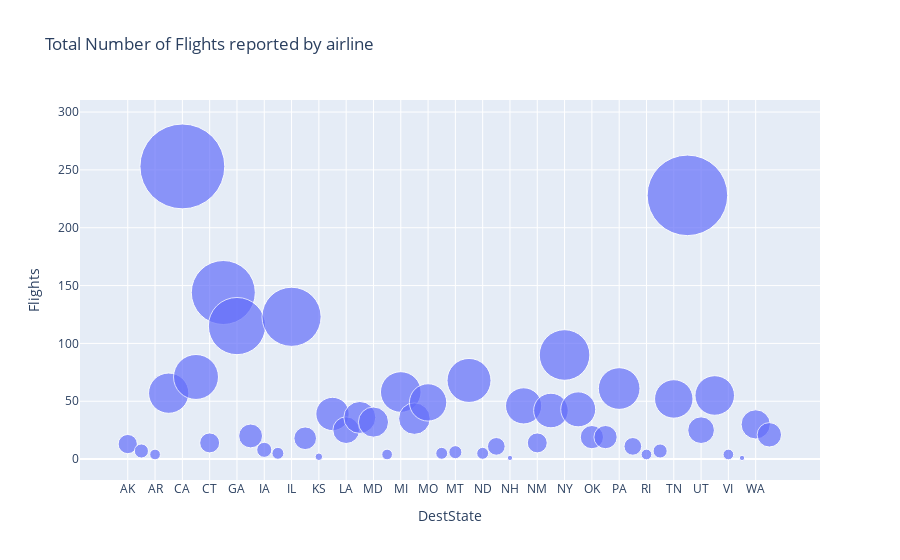

The notebook cell saved with this chart:
### Code cell
fig=px.scatter(bar_data, x='DestState', y='Flights', size='Flights', hover_name='DestState', title='Total Number of Flights reported by airline', size_max=60)
fig.show()

### Figure 1 — Plotly figure (JSON) as saved in the notebook; plotly's stock layout.template omitted (floating-point values rounded to 4 significant figures)
{"data": [{"hovertemplate": "<b>%{hovertext}</b><br><br>DestState=%{x}<br>Flights=%{marker.size}<extra></extra>", "hovertext": ["AK", "AL", "AR", "AZ", "CA", "CO", "CT", "FL", "GA", "HI", "IA", "ID", "IL", "IN", "KS", "KY", "LA", "MA", "MD", "ME", "MI", "MN", "MO", "MS", "MT", "NC", "ND", "NE", "NH", "NJ", "NM", "NV", "NY", "OH", "OK", "OR", "PA", "PR", "RI", "SC", "TN", "TX", "UT", "VA", "VI", "VT", "WA", "WI"], "legendgroup": "", "marker": {"color": "#636efa", "size": [13, 7, 4, 57, 253, 71, 14, 144, 115, 20, 8, 5, 123, 18, 2, 39, 25, 36, 32, 4, 58, 35, 49, 5, 6, 68, 5, 11, 1, 46, 14, 42, 90, 43, 19, 19, 61, 11, 4, 7, 52, 228, 25, 55, 4, 1, 30, 21], "sizemode": "area", "sizeref": 0.07028, "symbol": "circle"}, "mode": "markers", "name": "", "orientation": "v", "showlegend": false, "type": "scatter", "x": ["AK", "AL", "AR", "AZ", "CA", "CO", "CT", "FL", "GA", "HI", "IA", "ID", "IL", "IN", "KS", "KY", "LA", "MA", "MD", "ME", "MI", "MN", "MO", "MS", "MT", "NC", "ND", "NE", "NH", "NJ", "NM", "NV", "NY", "OH", "OK", "OR", "PA", "PR", "RI", "SC", "TN", "TX", "UT", "VA", "VI", "VT", "WA", "WI"], "xaxis": "x", "y": [13, 7, 4, 57, 253, 71, 14, 144, 115, 20, 8, 5, 123, 18, 2, 39, 25, 36, 32, 4, 58, 35, 49, 5, 6, 68, 5, 11, 1, 46, 14, 42, 90, 43, 19, 19, 61, 11, 4, 7, 52, 228, 25, 55, 4, 1, 30, 21], "yaxis": "y"}], "layout": {"legend": {"itemsizing": "constant", "tracegroupgap": 0}, "title": {"text": "Total Number of Flights reported by airline"}, "xaxis": {"anchor": "y", "domain": [0, 1], "title": {"text": "DestState"}}, "yaxis": {"anchor": "x", "domain": [0, 1], "title": {"text": "Flights"}}}}
